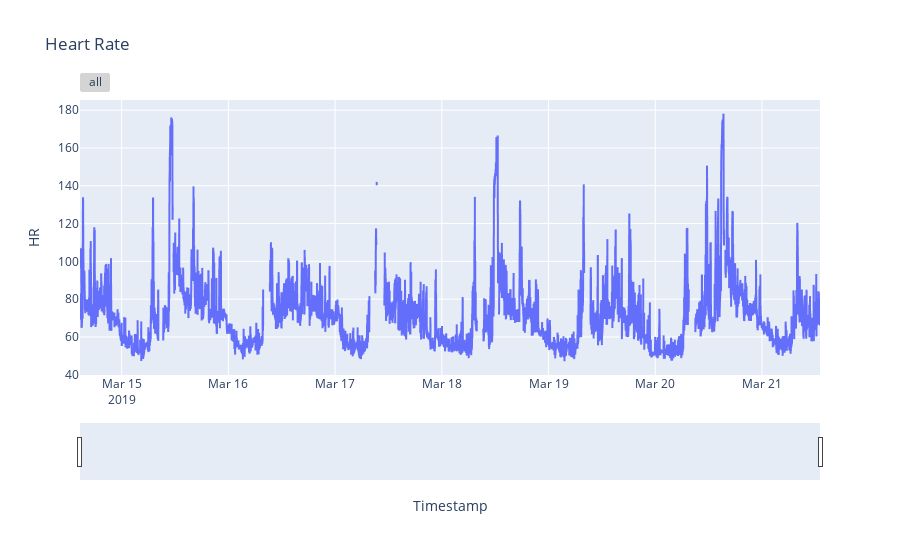

Notebook code for this chart:
### Code cell
fig = px.line(data , y = 'HR',title = 'Heart Rate')

fig.update_xaxes(
    rangeslider_visible = True,
    rangeselector = dict(
        buttons=list([
            dict(step="all")
        ])
    )
)
fig.show()

### Figure 1 — Plotly figure (JSON) as saved in the notebook; plotly's stock layout.template omitted (floating-point values rounded to 4 significant figures; data arrays with more than 128 entries replaced by an {"elided": "..."} marker saying what was removed)
{"data": [{"hovertemplate": "Timestamp=%{x}<br>HR=%{y}<extra></extra>", "legendgroup": "", "line": {"color": "#636efa", "dash": "solid"}, "marker": {"symbol": "circle"}, "mode": "lines", "name": "", "showlegend": false, "type": "scattergl", "x": {"elided": "9986 str values"}, "xaxis": "x", "y": {"elided": "9986 float values"}, "yaxis": "y"}], "layout": {"legend": {"tracegroupgap": 0}, "title": {"text": "Heart Rate"}, "xaxis": {"anchor": "y", "domain": [0, 1], "rangeselector": {"buttons": [{"step": "all"}]}, "rangeslider": {"visible": true}, "title": {"text": "Timestamp"}}, "yaxis": {"anchor": "x", "domain": [0, 1], "title": {"text": "HR"}}}}
